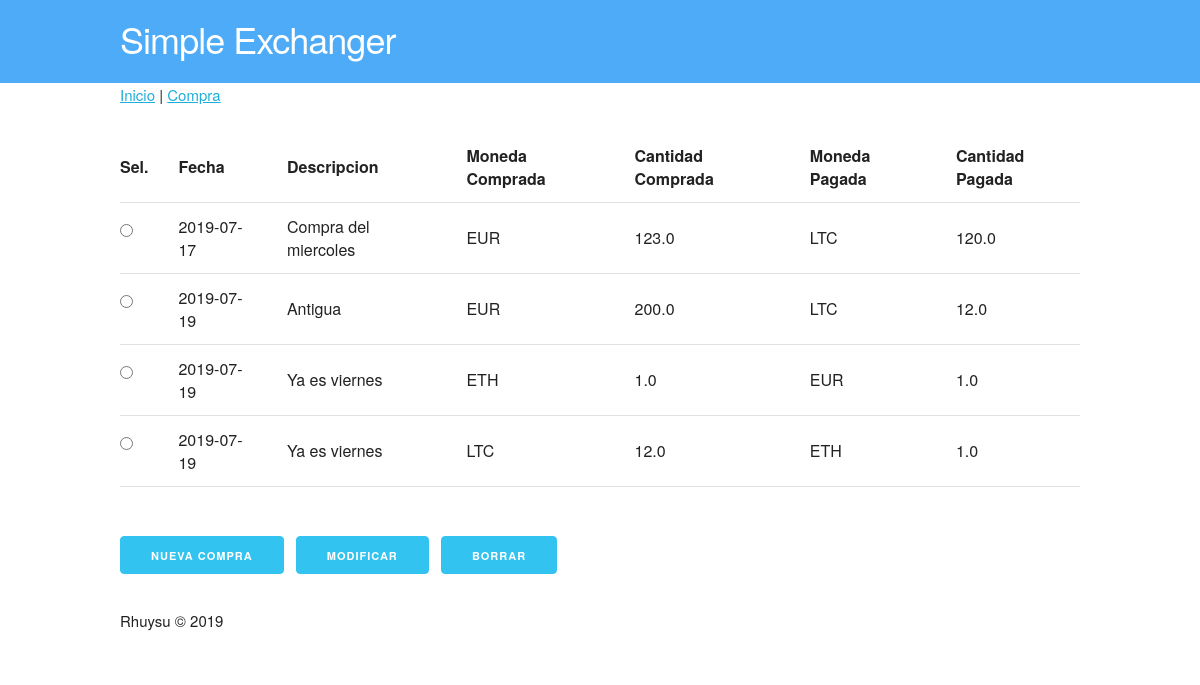
The page / on the database its author committed.
### tables this page shows
CREATE TABLE "movimientos" (
	"id"	INTEGER PRIMARY KEY AUTOINCREMENT,
	"fecha"	TEXT NOT NULL,
	"concepto"	TEXT,
	"id_monedaComprada"	INTEGER NOT NULL,
	"cantidadComprada"	REAL NOT NULL,
	"id_monedaPagada"	INTEGER NOT NULL,
	"cantidadPagada"	REAL NOT NULL,
	FOREIGN KEY("id_monedaPagada") REFERENCES "monedas"("id"),
	FOREIGN KEY("id_monedaComprada") REFERENCES "monedas"("id")
);

CREATE TABLE "monedas" (
	"id"	INTEGER PRIMARY KEY AUTOINCREMENT,
	"symbol"	TEXT NOT NULL,
	"name"	TEXT NOT NULL,
	"crypto"	INTEGER NOT NULL DEFAULT 0
);

### app/views.py (the view)
@app.route('/')
def index():
    conn = sqlite3.connect(database)
    cursor = conn.cursor()
    _dMonedas = diccionarioMonedas()
    rows = cursor.execute("SELECT fecha, concepto, id_monedaComprada, cantidadComprada, id_monedaPagada, cantidadPagada, id from movimientos order by fecha;")
    movements = []
    for row in rows:
        print(row)
        row = list(row)
        nombreMoneda = _dMonedas[row[2]]
        row[2] = nombreMoneda
        nombreMoneda = _dMonedas[row[4]]
        row[4] = nombreMoneda
        movements.append(row)
    conn.commit()
    conn.close()
    return render_template('index.html', movimientos=movements)

### app/views.py (called while the page is built)
def diccionarioMonedas():
    conn = sqlite3.connect(database)
    cursor = conn.cursor()
    query = '''
            SELECT id, symbol FROM monedas;
            '''
    rows = cursor.execute(query)
    resp = {}
    for row in rows:
        resp[row[0]] = row[1]
    conn.close()
    return resp

### app/templates/index.html (shortened to what this page needs)
{% extends 'base.html' %}
{% block body %}
    <form action="/procesarregistro" method="POST">
        <table class="u-full-width">
            <tr>
                <th>Sel.</td>
                <th>Fecha</td>
                <th>Descripcion</td>
                <th>Moneda Comprada</td>
                <th>Cantidad Comprada</td>
                <th>Moneda Pagada</td>
                <th>Cantidad Pagada</td>
            </tr>
            {% for movimiento in movimientos %}
            <tr>
                <td><input type="radio" name="ix" value="{{ movimiento[6] }}"></td>
                <td>{{movimiento[0]}}</td>
                <td>{{movimiento[1]}}</td>
                <td>{{movimiento[2]}}</td>
                <td>{{movimiento[3]}}</td>
                <td>{{movimiento[4]}}</td>
                <td>{{movimiento[5]}}</td>
            </tr>
            {% endfor %}
        </table>
        <br/>
            <a href="/nuevacompra" class="button button-primary">Nueva Compra</a>
            <button name="btnselected" value="Modificar" type="submit" class="miboton  button-primary">Modificar</button>
            <button name="btnselected" value="Borrar" type="submit" class="miboton  button-primary">Borrar</button>
    </form>
{% endblock %}

### app/templates/base.html (shortened to what this page needs)
<html lang="en">
<head>
    <link rel="stylesheet" href="./static/css/normalize.css">
    <link rel="stylesheet" href="./static/css/skeleton.css">
    <link rel="stylesheet" href="./static/css/styles.css">
</head>
<body>
    <div class="header">
        <div class="container">
            <h3>Simple Exchanger</h3>
        </div>
    </div>
    <div class="container">
        <p class="menu">
            <a href="./">Inicio</a> | <a href="/nuevacompra">Compra</a>
        </p>
        {% block body %}{% endblock%}
    </div>
    <footer class="container">
        <p>Rhuysu &copy; 2019</p>
    </footer>
</body>
</html>

### app/static/css/skeleton.css (style rules this page uses)
.container { position: relative; width: 100%; max-width: 960px; margin: 0 auto; padding: 0 20px; box-sizing: border-box; }
@media (min-width: 400px) { .container { width: 85%; padding: 0; } }
@media (min-width: 550px) { .container { width: 80%; } }
html { font-size: 62.5%; }
body { font-size: 1.5em; line-height: 1.6; font-weight: 400; font-family: "Raleway", "HelveticaNeue", "Helvetica Neue", Helvetica, Arial, sans-serif; color: #222; }
h1, h2, h3, h4, h5, h6 { margin-top: 0; margin-bottom: 2rem; font-weight: 300; }
h3 { font-size: 3.0rem; line-height: 1.3; letter-spacing: -.1rem; }
@media (min-width: 550px) { h3 { font-size: 3.6rem; } }
p { margin-top: 0; }
a { color: #1EAEDB; }
.button, button, input[type="submit"], input[type="reset"], input[type="button"] { display: inline-block; height: 38px; padding: 0 30px; color: #555; text-align: center; font-size: 11px; font-weight: 600; line-height: 38px; letter-spacing: .1rem; text-transform: uppercase; text-decoration: none; white-space: nowrap; background-color: transparent; border-radius: 4px; border: 1px solid #bbb; cursor: pointer; box-sizing: border-box; }
.button.button-primary, button.button-primary, input[type="submit"].button-primary, input[type="reset"].button-primary, input[type="button"].button-primary { color: #FFF; background-color: #33C3F0; border-color: #33C3F0; }
input[type="checkbox"], input[type="radio"] { display: inline; }
th, td { padding: 12px 15px; text-align: left; border-bottom: 1px solid #E1E1E1; }
th:first-child, td:first-child { padding-left: 0; }
th:last-child, td:last-child { padding-right: 0; }
button, .button { margin-bottom: 1rem; }
input, textarea, select, fieldset { margin-bottom: 1.5rem; }
pre, blockquote, dl, figure, table, p, ul, ol, form { margin-bottom: 2.5rem; }
.u-full-width { width: 100%; box-sizing: border-box; }
.container:after, .row:after, .u-cf { content: ""; display: table; clear: both; }

### app/static/css/styles.css (style rules this page uses)
.header { background-color: rgb(77, 171, 248); color: white; padding-top: 16px }
.miboton { margin-left: 8px; }

### rows shown on the page
movimientos: fecha "2019-07-17", concepto "Compra del miercoles", cantidadComprada "123.0", cantidadPagada "120.0"
monedas: symbol "EUR" "EUR", symbol "EUR"
monedas: symbol "LTC" "LTC", symbol "LTC"
movimientos: fecha "2019-07-19", concepto "Antigua", cantidadComprada "200.0", cantidadPagada "12.0"
movimientos: fecha "2019-07-19", concepto "Ya es viernes", cantidadComprada "1.0", cantidadPagada "1.0"
monedas: symbol "ETH", symbol "ETH"
movimientos: fecha "2019-07-19", concepto "Ya es viernes", cantidadComprada "12.0", cantidadPagada "1.0"
